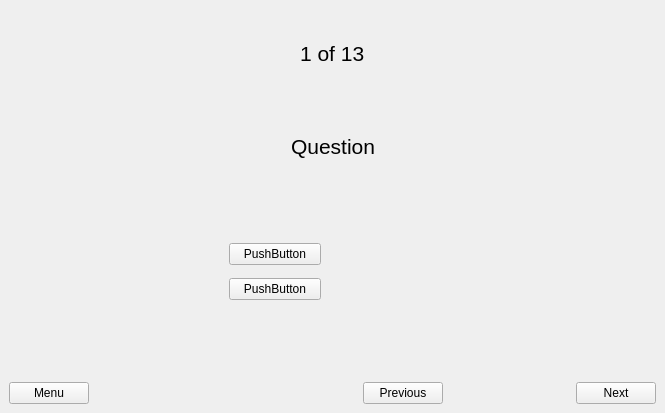
<?xml version="1.0" encoding="UTF-8"?>
<ui version="4.0">
 <class>InterviewWindow</class>
 <widget class="QMainWindow" name="InterviewWindow">
  <property name="geometry">
   <rect>
    <x>0</x>
    <y>0</y>
    <width>665</width>
    <height>413</height>
   </rect>
  </property>
  <property name="windowTitle">
   <string>MainWindow</string>
  </property>
  <widget class="QWidget" name="centralwidget">
   <layout class="QVBoxLayout" name="verticalLayout_2">
    <item>
     <layout class="QVBoxLayout" name="verticalLayout">
      <item>
       <layout class="QHBoxLayout" name="horizontalLayout">
        <item>
         <spacer name="horizontalSpacer_3">
          <property name="orientation">
           <enum>Qt::Horizontal</enum>
          </property>
          <property name="sizeHint" stdset="0">
           <size>
            <width>40</width>
            <height>20</height>
           </size>
          </property>
         </spacer>
        </item>
        <item>
         <widget class="QLabel" name="label_2">
          <property name="font">
           <font>
            <pointsize>16</pointsize>
           </font>
          </property>
          <property name="text">
           <string>1 of 13</string>
          </property>
         </widget>
        </item>
        <item>
         <spacer name="horizontalSpacer_4">
          <property name="orientation">
           <enum>Qt::Horizontal</enum>
          </property>
          <property name="sizeHint" stdset="0">
           <size>
            <width>40</width>
            <height>20</height>
           </size>
          </property>
         </spacer>
        </item>
       </layout>
      </item>
      <item>
       <layout class="QHBoxLayout" name="horizontalLayout_3">
        <item>
         <spacer name="horizontalSpacer_5">
          <property name="orientation">
           <enum>Qt::Horizontal</enum>
          </property>
          <property name="sizeHint" stdset="0">
           <size>
            <width>40</width>
            <height>20</height>
           </size>
          </property>
         </spacer>
        </item>
        <item>
         <widget class="QLabel" name="label">
          <property name="font">
           <font>
            <pointsize>16</pointsize>
           </font>
          </property>
          <property name="text">
           <string>Question</string>
          </property>
         </widget>
        </item>
        <item>
         <spacer name="horizontalSpacer_6">
          <property name="orientation">
           <enum>Qt::Horizontal</enum>
          </property>
          <property name="sizeHint" stdset="0">
           <size>
            <width>40</width>
            <height>20</height>
           </size>
          </property>
         </spacer>
        </item>
       </layout>
      </item>
     </layout>
    </item>
    <item>
     <widget class="QWidget" name="options_widget_answer" native="true">
      <widget class="QWidget" name="">
       <property name="geometry">
        <rect>
         <x>220</x>
         <y>40</y>
         <width>92</width>
         <height>72</height>
        </rect>
       </property>
       <layout class="QVBoxLayout" name="verticalLayout_3">
        <item>
         <widget class="QPushButton" name="pushButton">
          <property name="text">
           <string>PushButton</string>
          </property>
         </widget>
        </item>
        <item>
         <widget class="QPushButton" name="pushButton_2">
          <property name="text">
           <string>PushButton</string>
          </property>
         </widget>
        </item>
       </layout>
      </widget>
     </widget>
    </item>
    <item>
     <layout class="QHBoxLayout" name="horizontalLayout_buttons">
      <property name="sizeConstraint">
       <enum>QLayout::SetFixedSize</enum>
      </property>
      <item>
       <widget class="QPushButton" name="pushButton_menu">
        <property name="text">
         <string>Menu</string>
        </property>
       </widget>
      </item>
      <item>
       <spacer name="horizontalSpacer_2">
        <property name="orientation">
         <enum>Qt::Horizontal</enum>
        </property>
        <property name="sizeHint" stdset="0">
         <size>
          <width>268</width>
          <height>20</height>
         </size>
        </property>
       </spacer>
      </item>
      <item>
       <widget class="QPushButton" name="pushButton_previous">
        <property name="text">
         <string>Previous</string>
        </property>
       </widget>
      </item>
      <item>
       <spacer name="horizontalSpacer">
        <property name="orientation">
         <enum>Qt::Horizontal</enum>
        </property>
        <property name="sizeHint" stdset="0">
         <size>
          <width>40</width>
          <height>20</height>
         </size>
        </property>
       </spacer>
      </item>
      <item>
       <widget class="QPushButton" name="pushButton_next">
        <property name="text">
         <string>Next</string>
        </property>
       </widget>
      </item>
     </layout>
    </item>
   </layout>
  </widget>
 </widget>
 <resources/>
 <connections/>
</ui>
